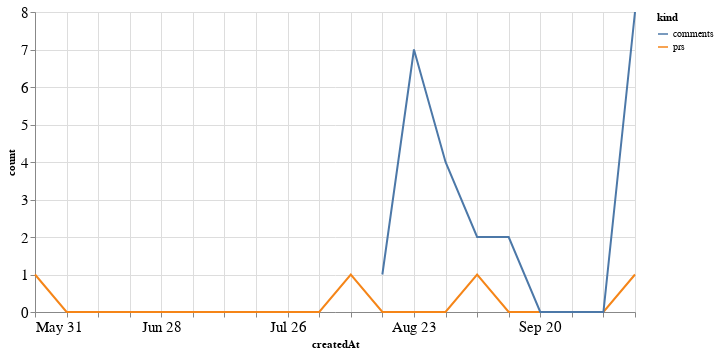

The cell this chart's notebook holds for it:
### Code cell
alt.Chart(total_time, width=600).mark_line().encode(
    x='createdAt',
    y='count',
    color='kind'
)

### Figure 1 — Vega-Lite specification as saved in the notebook (floating-point values rounded to 4 significant figures)
{"config": {"axisLeft": {"labelFontSize": 15}, "axisBottom": {"labelFontSize": 15}}, "data": {"name": "data-46e75cc253f334336a966eddad0946b0"}, "mark": "line", "encoding": {"color": {"type": "nominal", "field": "kind"}, "x": {"type": "temporal", "field": "createdAt"}, "y": {"type": "quantitative", "field": "count"}}, "width": 600, "$schema": "https://vega.github.io/schema/vega-lite/v4.8.1.json", "datasets": {"data-46e75cc253f334336a966eddad0946b0": [{"createdAt": "2020-05-31T00:00:00", "kind": "prs", "count": 1.0}, {"createdAt": "2020-06-07T00:00:00", "kind": "prs", "count": 0.0}, {"createdAt": "2020-06-14T00:00:00", "kind": "prs", "count": 0.0}, {"createdAt": "2020-06-21T00:00:00", "kind": "prs", "count": 0.0}, {"createdAt": "2020-06-28T00:00:00", "kind": "prs", "count": 0.0}, {"createdAt": "2020-07-05T00:00:00", "kind": "prs", "count": 0.0}, {"createdAt": "2020-07-12T00:00:00", "kind": "prs", "count": 0.0}, {"createdAt": "2020-07-19T00:00:00", "kind": "prs", "count": 0.0}, {"createdAt": "2020-07-26T00:00:00", "kind": "prs", "count": 0.0}, {"createdAt": "2020-08-02T00:00:00", "kind": "prs", "count": 0.0}, {"createdAt": "2020-08-09T00:00:00", "kind": "prs", "count": 1.0}, {"createdAt": "2020-08-16T00:00:00", "kind": "prs", "count": 0.0}, {"createdAt": "2020-08-23T00:00:00", "kind": "prs", "count": 0.0}, {"createdAt": "2020-08-30T00:00:00", "kind": "prs", "count": 0.0}, {"createdAt": "2020-09-06T00:00:00", "kind": "prs", "count": 1.0}, {"createdAt": "2020-09-13T00:00:00", "kind": "prs", "count": 0.0}, {"createdAt": "2020-09-20T00:00:00", "kind": "prs", "count": 0.0}, {"createdAt": "2020-09-27T00:00:00", "kind": "prs", "count": 0.0}, {"createdAt": "2020-10-04T00:00:00", "kind": "prs", "count": 0.0}, {"createdAt": "2020-10-11T00:00:00", "kind": "prs", "count": 1.0}, {"createdAt": "2020-05-31T00:00:00", "kind": "comments", "count": null}, {"createdAt": "2020-06-07T00:00:00", "kind": "comments", "count": null}, {"createdAt": "2020-06-14T00:00:00", "kind": "comments", "count": null}, {"createdAt": "2020-06-21T00:00:00", "kind": "comments", "count": null}, {"createdAt": "2020-06-28T00:00:00", "kind": "comments", "count": null}, {"createdAt": "2020-07-05T00:00:00", "kind": "comments", "count": null}, {"createdAt": "2020-07-12T00:00:00", "kind": "comments", "count": null}, {"createdAt": "2020-07-19T00:00:00", "kind": "comments", "count": null}, {"createdAt": "2020-07-26T00:00:00", "kind": "comments", "count": null}, {"createdAt": "2020-08-02T00:00:00", "kind": "comments", "count": null}, {"createdAt": "2020-08-09T00:00:00", "kind": "comments", "count": null}, {"createdAt": "2020-08-16T00:00:00", "kind": "comments", "count": 1.0}, {"createdAt": "2020-08-23T00:00:00", "kind": "comments", "count": 7.0}, {"createdAt": "2020-08-30T00:00:00", "kind": "comments", "count": 4.0}, {"createdAt": "2020-09-06T00:00:00", "kind": "comments", "count": 2.0}, {"createdAt": "2020-09-13T00:00:00", "kind": "comments", "count": 2.0}, {"createdAt": "2020-09-20T00:00:00", "kind": "comments", "count": 0.0}, {"createdAt": "2020-09-27T00:00:00", "kind": "comments", "count": 0.0}, {"createdAt": "2020-10-04T00:00:00", "kind": "comments", "count": 0.0}, {"createdAt": "2020-10-11T00:00:00", "kind": "comments", "count": 8.0}]}}
